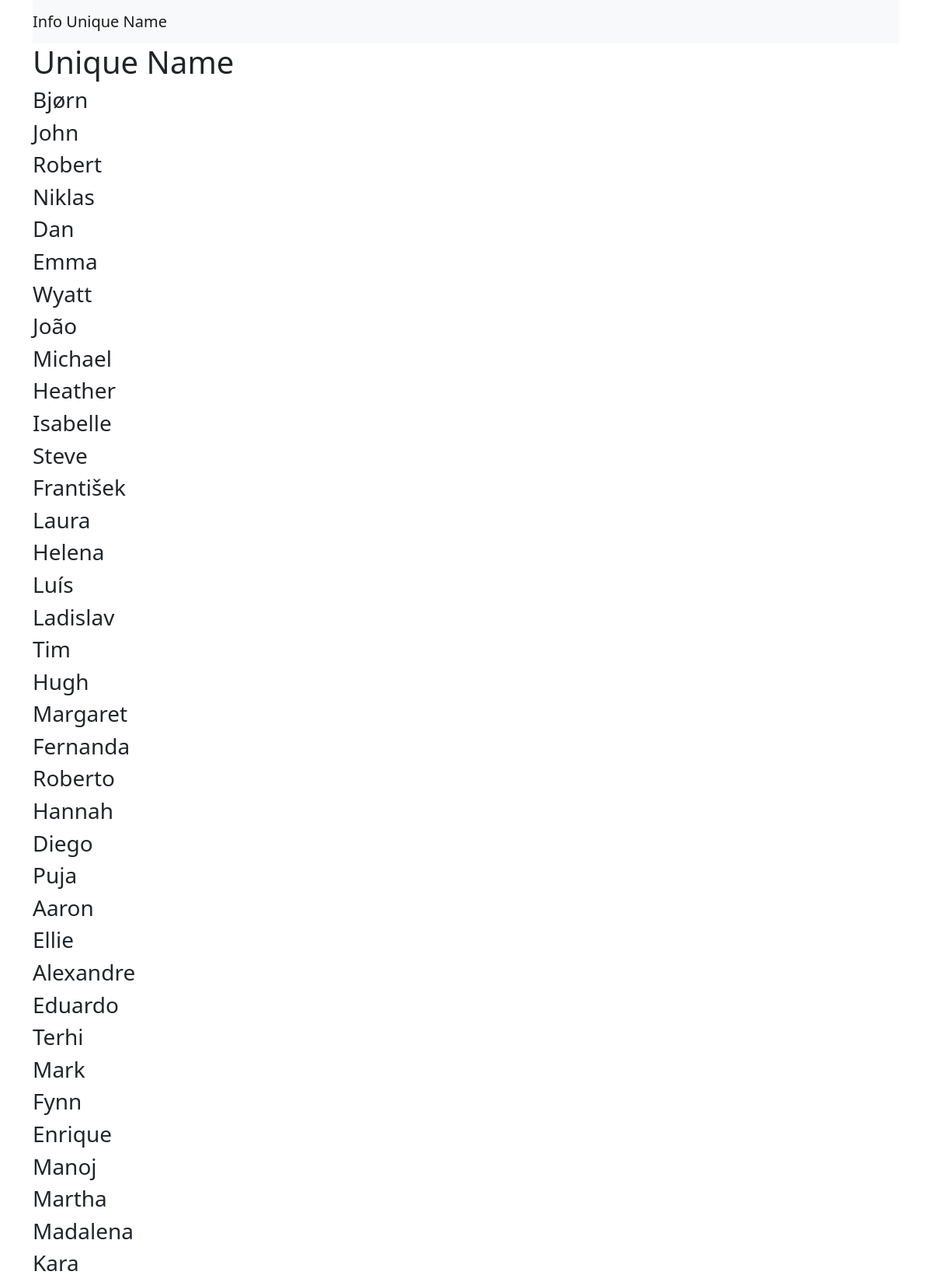
The app's page /unique_name (upper part) with its own data.
### model.py (models this page shows)
class People(base):
    __tablename__ = 'customers'
    CustomerId = Column(Integer, primary_key=True, nullable=False)
    FirstName = Column(String(40), nullable=False)

### lesson.py (the view)
@app.route("/unique_name")
def get_unique_name():
    s = get_session()
    uniq_names = set([x.FirstName for x in s.query(People).all()])
    return render_template('std/list.html', uniq_names=uniq_names)

### db_utils.py (called while the page is built)
def get_session():
    engine = create_engine(URL)
    base.metadata.bind = engine
    db_session = sessionmaker(bind=engine)
    return db_session()

### templates/std/list.html (shortened to what this page needs)
{% extends 'base.html' %}
{% block content %}
    <h1>Unique Name</h1>
    {% for uniq_name in uniq_names %}
        <h3>{{ uniq_name }}</h3>
    {% endfor %}
{% endblock %}

### templates/base.html (shortened to what this page needs)
<!doctype html>
<html lang="en">
<head>
    <link href="https://cdn.jsdelivr.net/npm/bootstrap@5.1.3/dist/css/bootstrap.min.css"
          rel="stylesheet"
>
</head>
<body>
<div class="container">
    <nav class="navbar navbar-expand-md navbar-light bg-light">
        <a class="navbar-brand" href="{{ url_for('get_unique_name') }}">Info Unique Name</a>
    </nav>
    {% block content %} {% endblock %}
</div>
</body>
</html>

### records on screen
People: FirstName "Bjørn"
People: FirstName "John"
People: FirstName "Robert"
People: FirstName "Niklas"
People: FirstName "Dan"
People: FirstName "Emma"
People: FirstName "Wyatt"
People: FirstName "João"
People: FirstName "Michael"
People: FirstName "Heather"
People: FirstName "Isabelle"
People: FirstName "Steve"
People: FirstName "František"
People: FirstName "Laura"
People: FirstName "Helena"
People: FirstName "Luís"
People: FirstName "Ladislav"
People: FirstName "Tim"
People: FirstName "Hugh"
People: FirstName "Margaret"
People: FirstName "Fernanda"
People: FirstName "Roberto"
People: FirstName "Hannah"
People: FirstName "Diego"
People: FirstName "Puja"
People: FirstName "Aaron"
People: FirstName "Ellie"
People: FirstName "Alexandre"
People: FirstName "Eduardo"
People: FirstName "Terhi"
People: FirstName "Mark"
People: FirstName "Fynn"
People: FirstName "Enrique"
People: FirstName "Manoj"
People: FirstName "Martha"
People: FirstName "Madalena"
People: FirstName "Kara"
